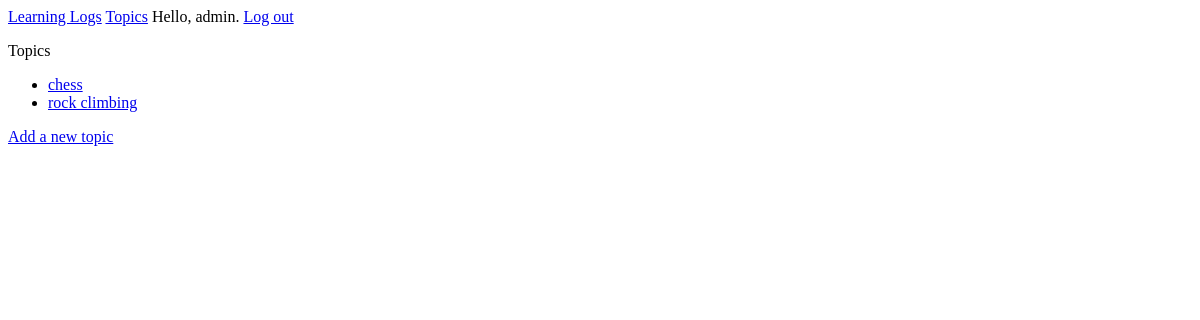
Page /topics (signed in) on the earlier database version.
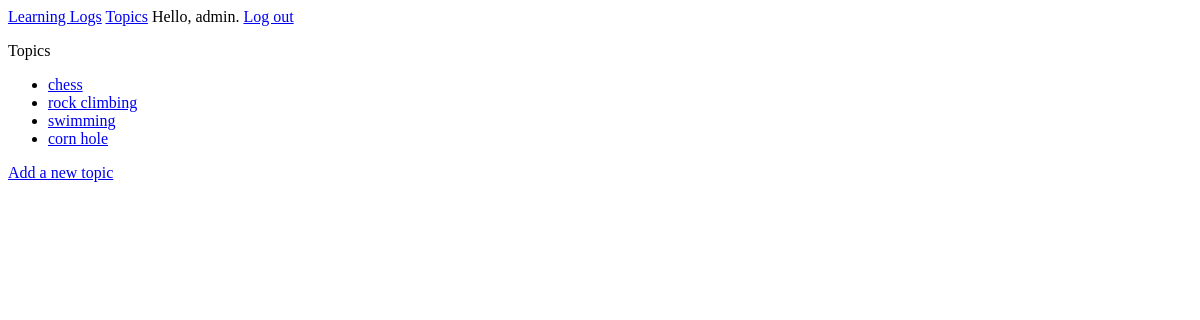
Same page on the later database version.
### learning_logs/models.py (models this page shows)
class Topic(models.Model):
    text = models.CharField(max_length=200)
    date_added = models.DateTimeField(auto_now_add=True)
    owner = models.ForeignKey(User, on_delete=models.CASCADE) #User is a django model
    def __str__(self): #string method returns something useful instead of garbage
        return self.text

### learning_logs/views.py (the view)
# urls.py: path('topics',views.topics, name='topics'), #this is the topics url
@login_required
def topics(request): #this is the topics view, the view is the go between for the html template and the database
    topics = Topic.objects.filter(owner=request.user).order_by('date_added') #order_by is the sort according to each user logged in
    context = {'topics':topics} #template tag topics
    return render(request, 'learning_logs/topics.html', context) #this is what we return

### learning_logs/templates/learning_logs/topics.html
{% extends "learning_logs/base.html" %}
{% block content %}
<p>Topics</p>
<ul>
    {% for topic in topics %}
    <li><a href="{% url 'learning_logs:topic' topic.id %}">{{ topic }}</a> </li>
    {% empty %}
        <li> No topics have been added yet.</li>
    {% endfor %}
</ul>
<a href="{% url 'learning_logs:new_topic' %}">Add a new topic</a>
{% endblock content %}

Differences in the rows shown:
added Topic: text "swimming"
added Topic: text "corn hole"
